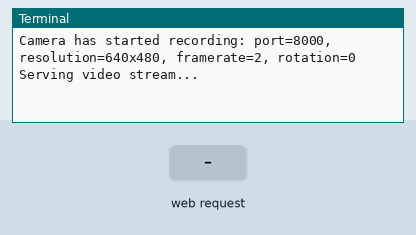
This program was run on a simulated Raspberry Pi (BCM pin numbers). Parts: the last lines printed to the terminal. The test bench sets the inputs (shaded band). The camera gives no picture and a still takes 0.5 s; the clock reads 2024-03-15 10:24:30 at power-on unless the program sets it.

Above: at 1.2 s.
1.3 s: HTTP request for / received
At 2.5 s:
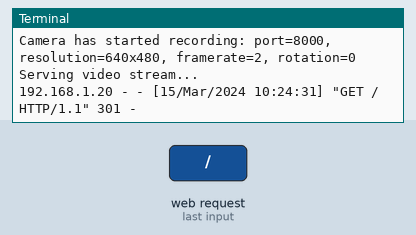
2.8 s: HTTP request for /index.html received
At 3.7 s:
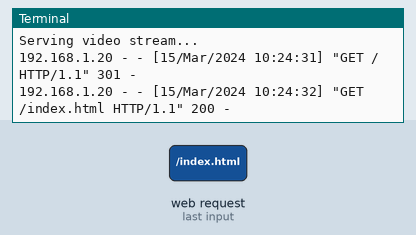
4.3 s: HTTP request for /stream.mjpg received
At 4.8 s:
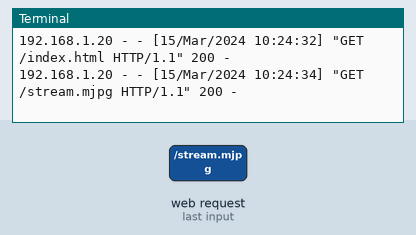

Measured:
- after the input at 1.3 s, the terminal: prints a new line at once (image 1)
- after the input at 2.8 s, the terminal: prints a new line at once (image 2)
- after the input at 4.3 s, the terminal: prints a new line at once (image 3)

The program:

mjpg_streamer.py
```python
import argparse
import io
import logging
import socketserver
import sys
from http import server
from threading import Condition

import picamera

# Declare constants
WIDTH = 640
HEIGHT = 480
DEFAULT_PORT = 8000
DEFAULT_FRAME_RATE = 2
DEFAULT_ROTATION = 0
PAGE = """\
<html>
    <head>
    <title>Raspberry Pi Camera</title>
    </head>
    <body>
        <center><h1>Raspberry Pi Camera</h1></center>
        <center><img src="stream.mjpg" width="%s" height="%s"></center>
    </body>
</html>
""" % (WIDTH, HEIGHT)


class StreamingOutput(object):
    def __init__(self):
        self.frame = None
        self.buffer = io.BytesIO()
        self.condition = Condition()

    def write(self, buf):
        if buf.startswith(b'\xff\xd8'):
            # New frame, copy the existing buffer's content and notify all
            # clients it's available
            self.buffer.truncate()
            with self.condition:
                self.frame = self.buffer.getvalue()
                self.condition.notify_all()
            self.buffer.seek(0)
        return self.buffer.write(buf)


class StreamingHandler(server.BaseHTTPRequestHandler):
    def do_GET(self):
        logging.info(
            "Client connected from IP address {}".format(self.client_address))
        if self.path == "/":
            self.send_response(301)
            self.send_header("Location", "/index.html")
            self.end_headers()
        elif self.path == "/index.html":
            content = streamServer.page.encode("utf-8")
            self.send_response(200)
            self.send_header("Content-Type", "text/html")
            self.send_header("Content-Length", len(content))
            self.end_headers()
            self.wfile.write(content)
        elif self.path == "/stream.mjpg":
            self.send_response(200)
            self.send_header("Age", 0)
            self.send_header("Cache-Control", "no-cache, private")
            self.send_header("Pragma", "no-cache")
            self.send_header("Content-Type",
                             "multipart/x-mixed-replace; boundary=FRAME")
            self.end_headers()
            try:
                while True:
                    # with streamServer.ouput.condition:
                    streamServer.output.condition.acquire()
                    streamServer.output.condition.wait()
                    streamServer.output.condition.release()
                    frame = streamServer.output.frame
                    self.wfile.write(b'--FRAME\r\n')
                    self.send_header("Content-Type", "image/jpeg")
                    self.send_header("Content-Length", len(frame))
                    self.end_headers()
                    self.wfile.write(frame)
                    self.wfile.write(b'\r\n')
            except Exception as e:
                logging.info(
                    "Removed streaming client {}: {}".format(
                        self.client_address, e))
        else:
            logging.warning("Unrecognized request from client @ {}: {}".format(
                self.client_address, self.path))
            self.send_error(404)
            self.end_headers()


class StreamingServer(socketserver.ThreadingMixIn, server.HTTPServer):
    allow_reuse_address = True
    daemon_threads = True


class PiCameraStreamServer(object):
    def __init__(self, resolution="%sx%s" % (WIDTH, HEIGHT)):
        self.output = StreamingOutput()
        self.server = None

        # Default resolution
        self.resolution = "%sx%s" % (WIDTH, HEIGHT)
        # See if user provided a valid resolution string
        try:
            hori = int(resolution[:resolution.index('x')])
            vert = int(resolution[resolution.index('x') + 1:])

            # Generate new page file for /index.html requests based on
            # user-entered resolution
            self.page = PAGE.replace(
                str(WIDTH), str(hori)
            ).replace(str(HEIGHT), str(vert))
            self.resolution = "%sx%s" % (WIDTH, HEIGHT)
        except ValueError:
            logging.warning(
                "Resolution argument must have string format: '[Vertical "
                "Resolution]x[Horizontal Resolution]'. Defaulting to 640x480.")
            hori = 640
            vert = 480
        except Exception:
            logging.warning(
                "Failed to set user-entered resolution. Defaulting to 640x480.")
            hori = 640
            vert = 480


if __name__ == "__main__":
    userResolution = None
    userFramerate = None
    userRotation = None
    parser = argparse.ArgumentParser()
    parser.add_argument(
        "-p",
        "--port",
        default=DEFAULT_PORT,
        type=int,
        help="Port number to listen for incoming connections on (default: 8000)"
    )
    parser.add_argument(
        "-res",
        "--resolution",
        default="640x480",
        type=str,
        help="Pi Camera stream resolution"
    )
    parser.add_argument(
        "-f",
        "--framerate",
        default=DEFAULT_FRAME_RATE,
        type=int,
        help="Pi Camera stream framerate"
    )
    parser.add_argument(
        '-rot',
        '--rotation',
        default=DEFAULT_ROTATION,
        type=float,
        help='Angle to rotate Pi Camera stream')
    args = parser.parse_args()

    try:
        if args.port:
            userPort = int(args.port)
        else:
            userPort = DEFAULT_PORT

        if args.resolution:
            userResolution = args.resolution
        else:
            userResolution = "%sx%s" % (WIDTH, HEIGHT)

        if args.framerate:
            userFramerate = int(args.framerate)
        else:
            userFramerate = DEFAULT_FRAME_RATE

        if args.rotation:
            userRotation = int(args.rotation)
        else:
            userRotation = DEFAULT_ROTATION
    except ValueError as e:
        logging.exception(
            "Value error occurred while parsing command line args: {}".format(
                e))
        print("Value error occurred while parsing command line args: {}".format(
            e))
        sys.exit(2)

    try:
        streamServer = PiCameraStreamServer()
        with picamera.PiCamera(resolution=userResolution,
                               framerate=userFramerate) as camera:
            camera.rotation = userRotation
            camera.start_recording(streamServer.output, format="mjpeg")
            print(
                "Camera has started recording: port={}, resolution={}, "
                "framerate={}, rotation={}".format(
                    userPort, userResolution, userFramerate, userRotation))
            try:
                print("Serving video stream...")
                streamServer.server = StreamingServer(("0.0.0.0", userPort),
                                                      StreamingHandler)
                streamServer.server.serve_forever()
                print("Closing video stream.")
            finally:
                camera.stop_recording()
    except KeyboardInterrupt:
        sys.exit(0)
```
